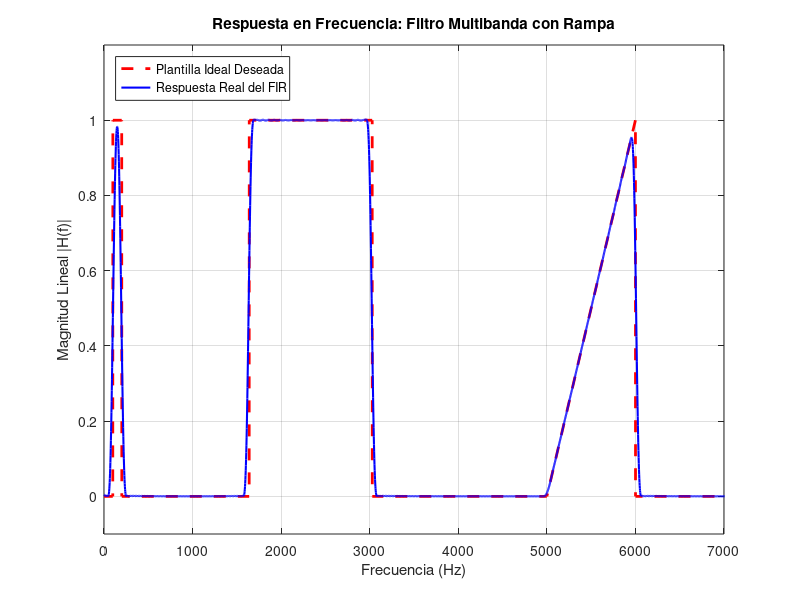

The MATLAB source for this figure:
clc; clear all; close all;
pkg load signal;

% PARAMETROS
% El enunciado NO nos da una frecuencia de muestreo (fm).
% Como la frecuencia más alta a procesar es 6000 Hz, por el Teorema de Nyquist
% sabemos que fm DEBE ser mayor a 12000 Hz. Asumimos fm = 16000 Hz.
fm = 16000;
f_nyq = fm / 2;
N = 500; % Orden del filtro FIR (Elegimos un orden alto para lograr transiciones abruptas)

% PLANTILLA DEL FILTRO (Frecuencias vs Magnitudes)
% Armamos los vectores definiendo qué magnitud queremos en cada frecuencia.
% Usamos separaciones de 1 Hz (ej: 99 a 100) para forzar caidas "verticales".
f = [0,  99, 100, 200, 201, 1639, 1640, 3028, 3029, 4999, 5000, 6000, 6001, f_nyq];
m = [0,   0,   1,   1,   0,    0,    1,    1,    0,    0,    0,    1,    0,     0];

% Explicacion de la rampa:
% Al poner un punto en (5000Hz, Mag=0) y el siguiente en (6000Hz, Mag=1),
% el algoritmo interpola linealmente, creando exactamente la rampa proporcional.

% La funcion fir2 exige que las frecuencias esten normalizadas entre 0 y 1 (donde 1 es Nyquist)
f_norm = f / f_nyq;

% CALCULO DE COEFICIENTES (Metodo de Muestreo en Frecuencia)
h = fir2(N, f_norm, m);

% RESPUESTA EN FRECUENCIA (Para verificar el resultado)
[H, w] = freqz(h, 1, 4000, fm);

% -------------------------------------------------------------------------
% GRAFICOS
figure('Name', 'Filtro FIR Multibanda Arbitrario', 'Position', [100 100 900 500]);

% Superponemos el diseño ideal (rojo punteado) para comparar con la realidad
plot(f, m, 'r--', 'LineWidth', 2); hold on;
% Graficamos la respuesta real obtenida del filtro
plot(w, abs(H), 'b', 'LineWidth', 1.5);

title('Respuesta en Frecuencia: Filtro Multibanda con Rampa');
xlabel('Frecuencia (Hz)'); ylabel('Magnitud Lineal |H(f)|');
xlim([0 7000]); ylim([-0.1 1.2]);

legend('Plantilla Ideal Deseada', 'Respuesta Real del FIR', 'Ubicación Bandas de Paso', 'Location', 'northwest');
grid on;
